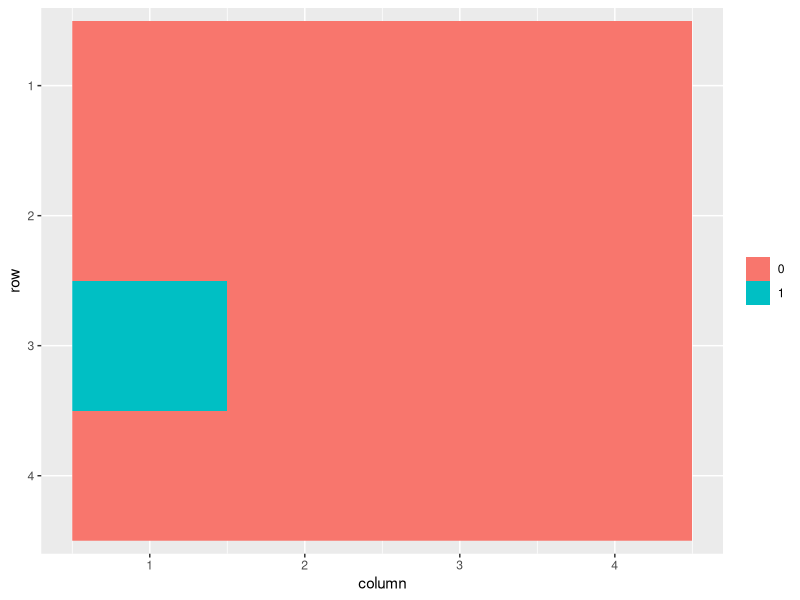
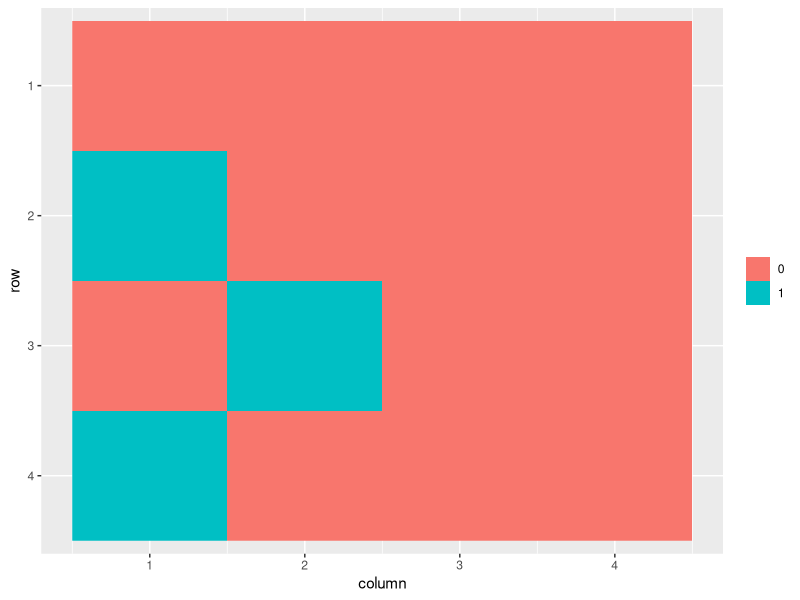
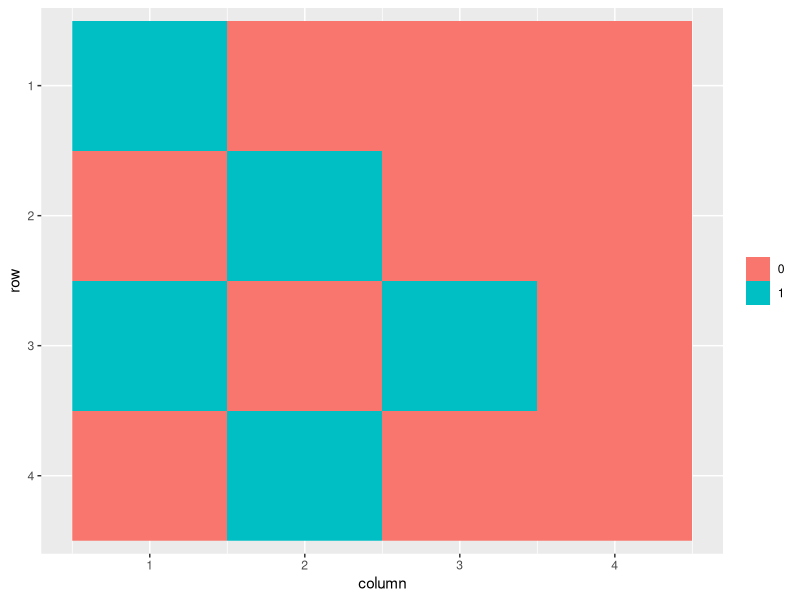
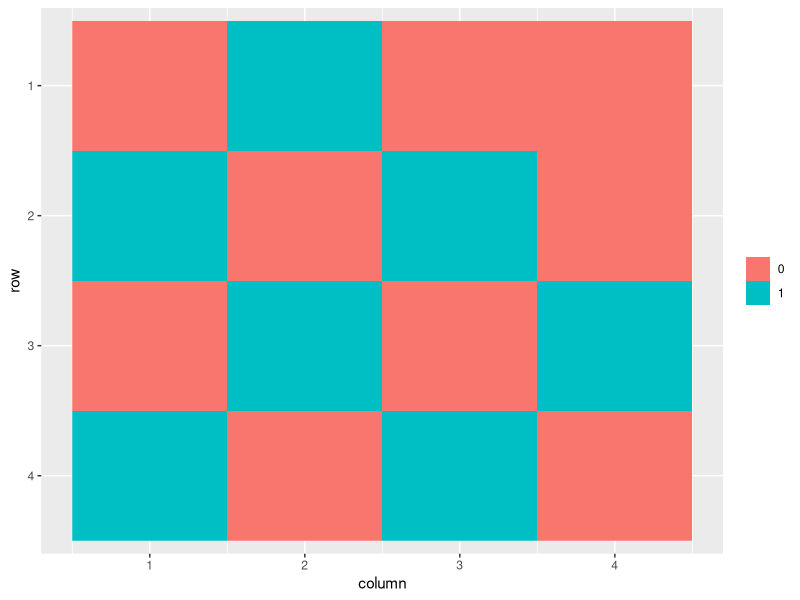
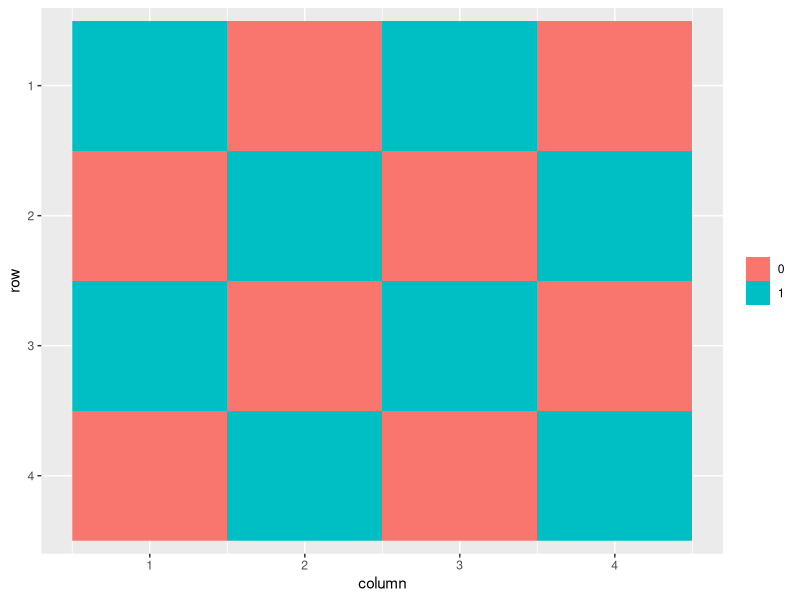
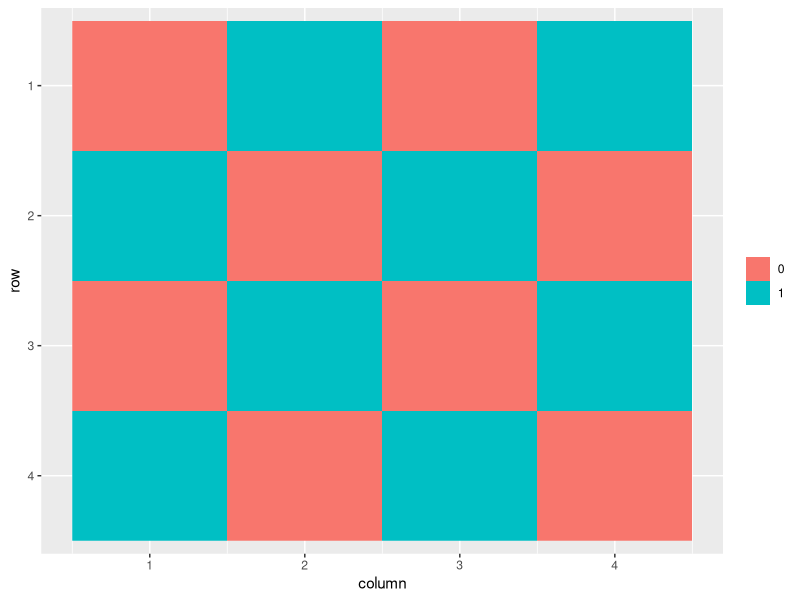
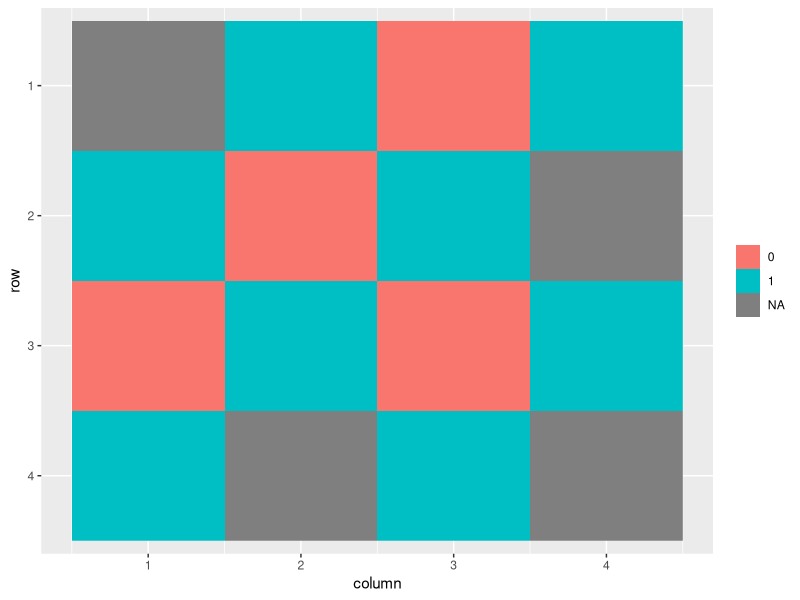
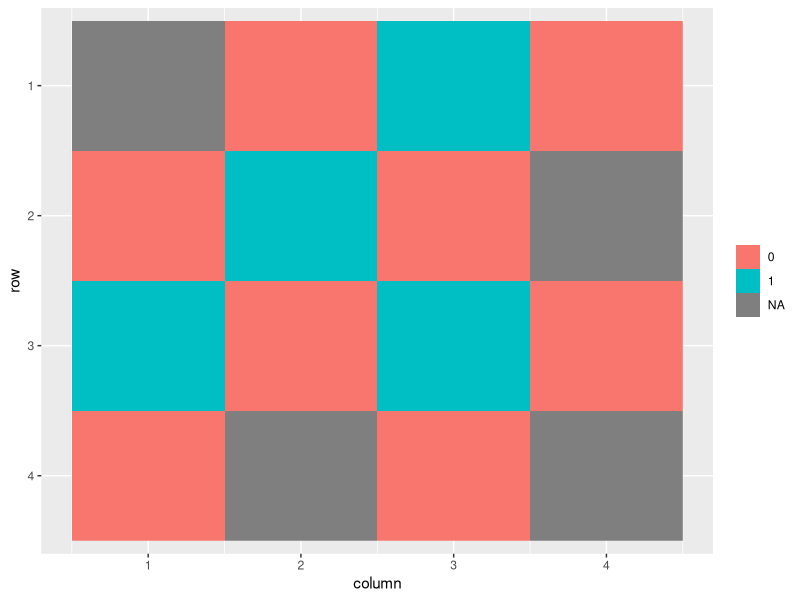

Here is the R script that generated these plots, in order:
## ---- chunk 1
knitr::opts_chunk$set(echo = FALSE)
library(knitr)
library(tidyverse)
## ---- chunk 2
## Definir las funciones clave:
# Rellenar cada fila de la matriz de transiciones
fill_row <- function(i, j, n) {
  mat_row <- rep(0, times = n^2)
  counter <- 0
  for (col_i in seq.int(n)) {
    for (col_j in seq.int(n)) {
      counter <- counter + 1
      if (
        (i == col_i & (j == col_j - 1 | j == col_j + 1)) |
        (j == col_j & (i == col_i - 1 | i == col_i + 1))
      ) {
        mat_row[counter] <- 1
      }
    }
  }
  mat_row
}
# Construir la matriz de transiciones para un tablero n x n
make_transition_matrix <- function (n) {
  m <- matrix(NA, nrow = n^2, ncol = n^2)
  row_counter <- 1
  for (i in seq.int(n)) {
    for (j in seq.int(n)) {
      m[row_counter, ] <- fill_row(i,j,n)
      row_counter <- row_counter + 1
    }
  }
  mynames <- paste(
    rep(seq.int(n), each = n),
    rep(seq.int(n), times = n),
    sep = "-"
    )
  rownames(m) <- mynames
  colnames(m) <- mynames
  m
}
# Obteber matriz de transiciones tras borrar celdas
delete_cells <- function (cells_out, m) {
  (cell_index <- ! colnames(m) %in% cells_out)
  m[cell_index, cell_index]
}
# Obtener casillas a las que te puedes mover a partir de casillas (start_cells)
move_1_step <- function (start_cells, m) {
  target_cells <- matrix(nrow = nrow(m), ncol = length(start_cells))
  counter <- 1
  for (cell in start_cells) {
    target <- m[, colnames(m) == cell]
    target_cells[, counter] <- target
    counter <- counter + 1
  }
  targets <- apply(target_cells, 1, function(x) as.numeric(sum(x) != 0))
  names(targets) <- colnames(m)
  targets
}
# A qué casillas puedes llegar tras n pasos saliendo de start_cells
move_n_steps <- function(start_cells, steps, m) {
  end_cells <- move_1_step(start_cells, m)
  k <- 1
  while (k < steps) {
    curr_cells <- names(end_cells)[end_cells == 1]
    end_cells <- move_1_step(curr_cells, m)
    k <- k + 1
  }
  end_cells
}
## ---- chunk 3
## Definir algunas funciones adicionales para visualizar etc.:
# Sustituye valores en el vector de posiciones, preservando los NA:
update_cells <- function (cells_old, cells_new) {
  cells_old[names(cells_old) %in% names(cells_new)] <- cells_new
  cells_old
}
# pintar posiciones en el tablero:
paint_cells <- function(cells, board_dim = 4) {
  if (board_dim^2 != length(cells)) stop("Wrong dimension or cell vector!")
  df <- expand.grid(column = 1:board_dim, row = 1:board_dim)
  df$row <- factor(df$row, levels = as.character(board_dim : 1))  # order rows
  df$pos <- factor(cells)
  df
  ggplot(df, aes(x = column, y = row, fill = pos, colour = "black")) + 
    geom_raster() +
    labs(fill = NULL)
}
# Dibujar matriz de transiciones
plot_matrix <- function(m) {
  mynames <- rownames(m)
  mynames <- mynames[length(mynames):1]
  rownames(m) <- mynames
  colnames(m) <- mynames
  heatmap(m[,nrow(m):1],symm = TRUE, Rowv = NA, Colv = NA)
}
## ---- chunk 4
# variables globales
fig_hei <- 2
fig_wid <- 3
## ---- chunk 5
mynames <- paste(
  rep(seq.int(4), each = 4),
  rep(seq.int(4), times = 4),
  sep = "-"
  )
matrix(mynames, ncol = 4, byrow = TRUE)
m4 <- make_transition_matrix(4)

## ---- chunk 6
cell31 <- rep(0, 16)
cell31[9] <- 1
paint_cells(cell31)
## ---- chunk 7
move_n_steps("3-1", 1, m4) %>%
  paint_cells()
## ---- chunk 8
move_n_steps("3-1", 2, m4) %>%
  paint_cells()
## ---- chunk 9
move_n_steps("3-1", 3, m4) %>%
  paint_cells()
## ---- chunk 10
move_n_steps("3-1", 4, m4) %>%
  paint_cells()
## ---- chunk 11
move_n_steps("3-1", 5, m4) %>%
  paint_cells()
## ---- chunk 12
fase1_fin <- move_n_steps("3-1", 5, m4)
fase1_fin[c(1, 8, 14, 16)] <- NA
paint_cells(fase1_fin)
## ---- chunk 13
# Nueva matriz de transiciones
m4_2 <- delete_cells(c("1-1", "2-4", "4-2", "4-4"), m4)
## ---- chunk 14
start_cells_f2 <- names(fase1_fin[fase1_fin == 1 & !is.na(fase1_fin)])
fase2 <- move_n_steps(start_cells_f2, 1, m4_2)
update_cells(fase1_fin, fase2) %>%
  paint_cells()
## ---- chunk 15
fase2 <- move_n_steps(start_cells_f2, 2, m4_2)
update_cells(fase1_fin, fase2) %>%
  paint_cells()
## ---- chunk 16
fase2 <- move_n_steps(start_cells_f2, 3, m4_2)
update_cells(fase1_fin, fase2) %>%
  paint_cells()
## ---- chunk 17
fase2_fin <- update_cells(fase1_fin, fase2)
fase2_fin[c(2, 4, 5, 13, 15)] <- NA
paint_cells(fase2_fin)
## ---- chunk 18
# Nueva matriz de transiciones
m4_3 <- delete_cells(c("1-2", "1-4", "2-1", "4-1", "4-3"), m4_2)
## ---- chunk 19
start_cells_f3 <- names(fase2_fin[fase2_fin == 1 & !is.na(fase2_fin)])
fase3 <- move_n_steps(start_cells_f3, 1, m4_3)
update_cells(fase2_fin, fase3) %>%
  paint_cells()
## ---- chunk 20
fase3 <- move_n_steps(start_cells_f3, 2, m4_3)
update_cells(fase2_fin, fase3) %>%
  paint_cells()
## ---- chunk 21
fase3 <- move_n_steps(start_cells_f3, 3, m4_3)
update_cells(fase2_fin, fase3) %>%
  paint_cells()
## ---- chunk 22
fase3_fin <- update_cells(fase2_fin, fase3)
fase3_fin[c(3, 6, 9)] <- NA
paint_cells(fase3_fin)
## ---- chunk 23
# Nueva matriz de transiciones
m4_4 <- delete_cells(c("1-3", "2-2", "3-1"), m4_3)
start_cells_f4 <- names(fase3_fin[fase3_fin == 1 & !is.na(fase3_fin)])
fase4 <- move_n_steps(start_cells_f4, 1, m4_4)
update_cells(fase3_fin, fase4) %>%
  paint_cells()
## ---- chunk 24
mynames <- paste(
  rep(seq.int(4), each = 4),
  rep(seq.int(4), times = 4),
  sep = "-"
  )
matrix(mynames, ncol = 4, byrow = TRUE)
## ---- chunk 25
mynames2 <- paste(
  rep(seq.int(2), each = 2),
  rep(seq.int(2), times = 2),
  sep = "-"
  )
matrix(mynames2, ncol = 2, byrow = TRUE)
## ---- chunk 26
matrix(c("entrada", "salón", "baño", "dormitorio"), ncol = 2, byrow = TRUE)
## ---- chunk 27
matrix(mynames2, ncol = 2, byrow = TRUE)
## ---- chunk 28
make_transition_matrix(2)
## ---- chunk 29
m4
## ---- chunk 30
make_transition_matrix(2)
plot_matrix(make_transition_matrix(2))
## ---- chunk 31
plot_matrix(m4)
## ---- chunk 32
# make_transition_matrix(3)
plot_matrix(make_transition_matrix(3))
## ---- chunk 33
# make_transition_matrix(7)
plot_matrix(make_transition_matrix(7))
## ---- chunk 34
move_n_steps(start_cells = "3-1", steps = 5, m = m4)
## ---- chunk 35
paint_cells(move_n_steps("3-1", 5, m4))
## ---- chunk 36
plot_matrix(m4)
## ---- chunk 37
# Nueva matriz de transiciones
m4_2 <- delete_cells(c("1-1", "2-4", "4-2", "4-4"), m4)
plot_matrix(m4_2)
## ---- chunk 38
move_n_steps("3-1", 2, m4_2)
